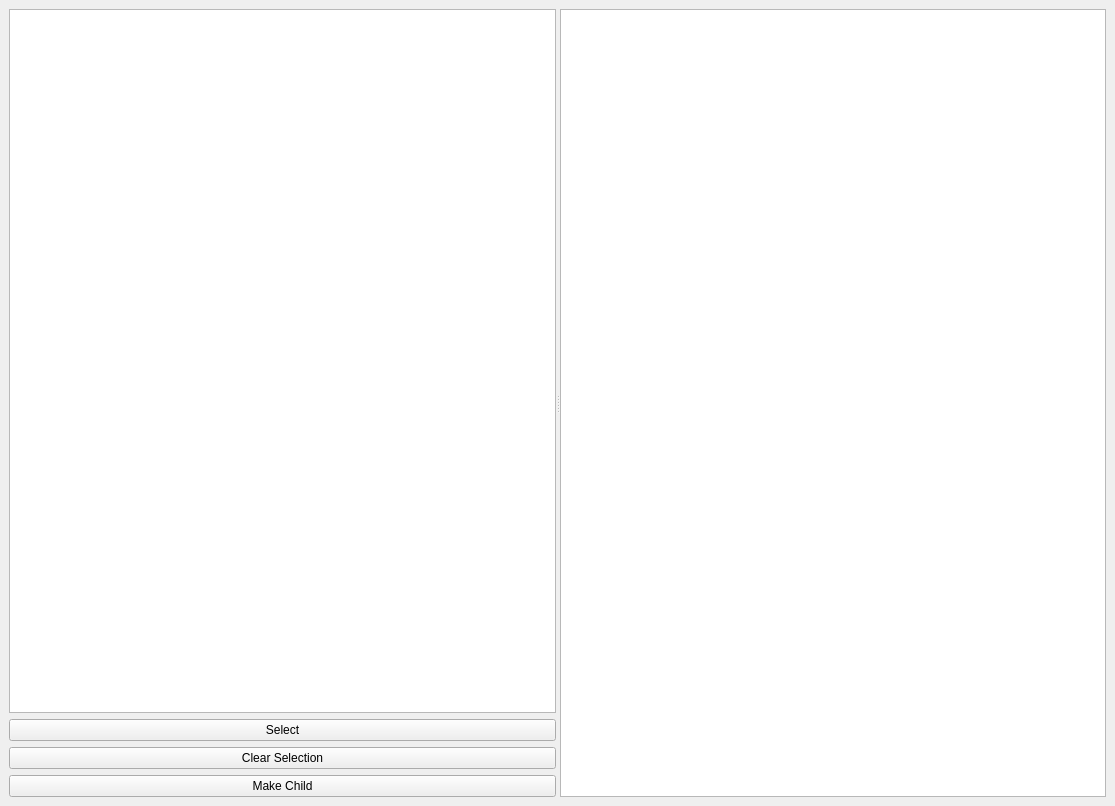
<?xml version="1.0" encoding="UTF-8"?>
<ui version="4.0">
 <class>MainWindow</class>
 <widget class="QMainWindow" name="MainWindow">
  <property name="geometry">
   <rect>
    <x>0</x>
    <y>0</y>
    <width>1115</width>
    <height>806</height>
   </rect>
  </property>
  <property name="windowTitle">
   <string>MainWindow</string>
  </property>
  <widget class="QWidget" name="centralwidget">
   <layout class="QGridLayout" name="gridLayout">
    <item row="0" column="0">
     <widget class="QSplitter" name="splitter">
      <property name="orientation">
       <enum>Qt::Horizontal</enum>
      </property>
      <widget class="QWidget" name="">
       <layout class="QVBoxLayout" name="verticalLayout_2">
        <item>
         <widget class="QGraphicsView" name="graphicsView"/>
        </item>
        <item>
         <widget class="QPushButton" name="ButtonSelect">
          <property name="text">
           <string>Select</string>
          </property>
         </widget>
        </item>
        <item>
         <widget class="QPushButton" name="ButtonClear">
          <property name="text">
           <string>Clear Selection</string>
          </property>
         </widget>
        </item>
        <item>
         <widget class="QPushButton" name="ButtonMkChild">
          <property name="text">
           <string>Make Child</string>
          </property>
         </widget>
        </item>
       </layout>
      </widget>
      <widget class="QWidget" name="layoutWidget">
       <layout class="QVBoxLayout" name="verticalLayout">
        <item>
         <widget class="QTextEdit" name="textEdit"/>
        </item>
       </layout>
      </widget>
     </widget>
    </item>
   </layout>
  </widget>
 </widget>
 <resources/>
 <connections/>
</ui>
